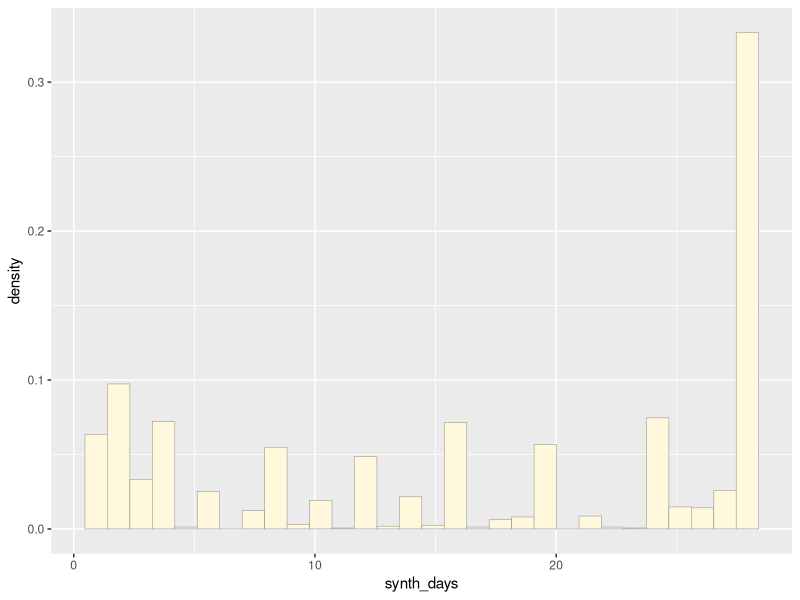
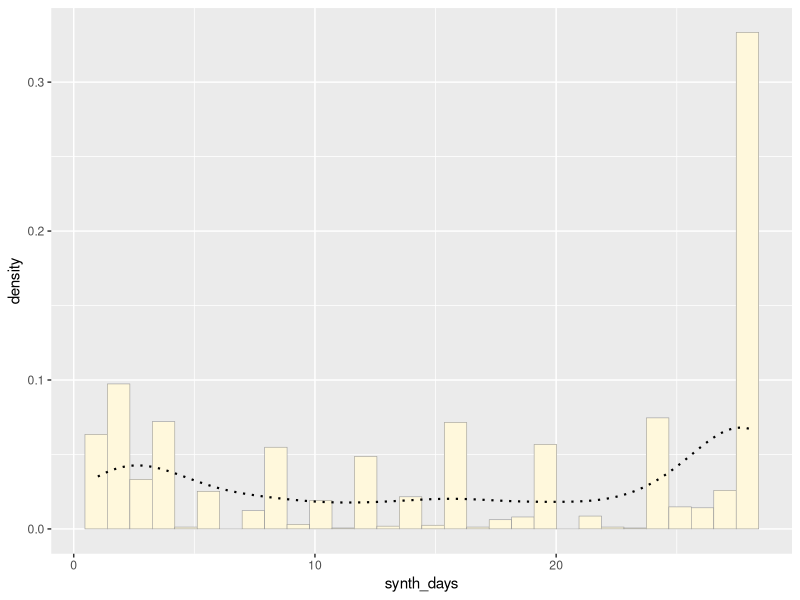
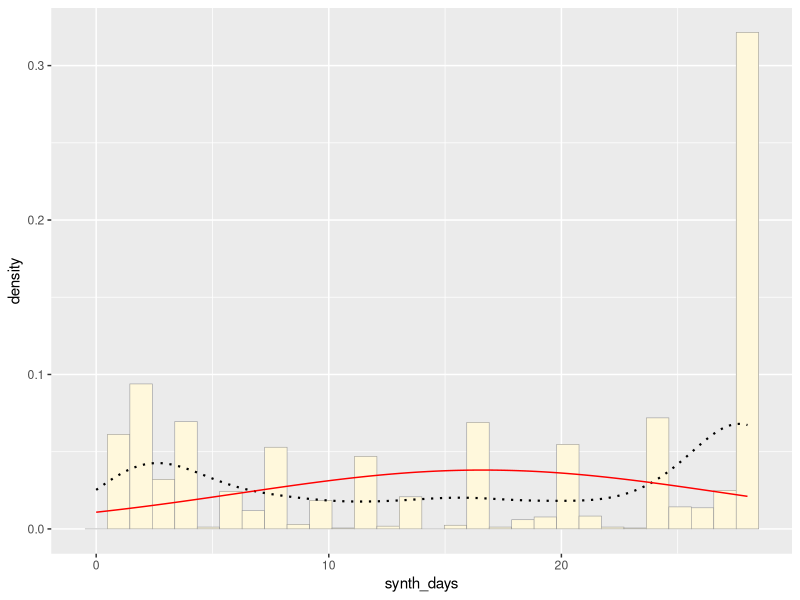
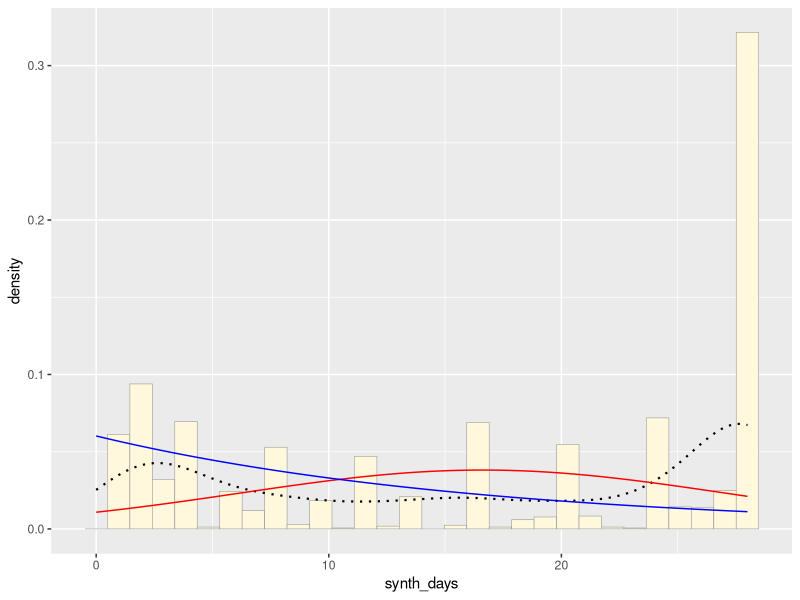
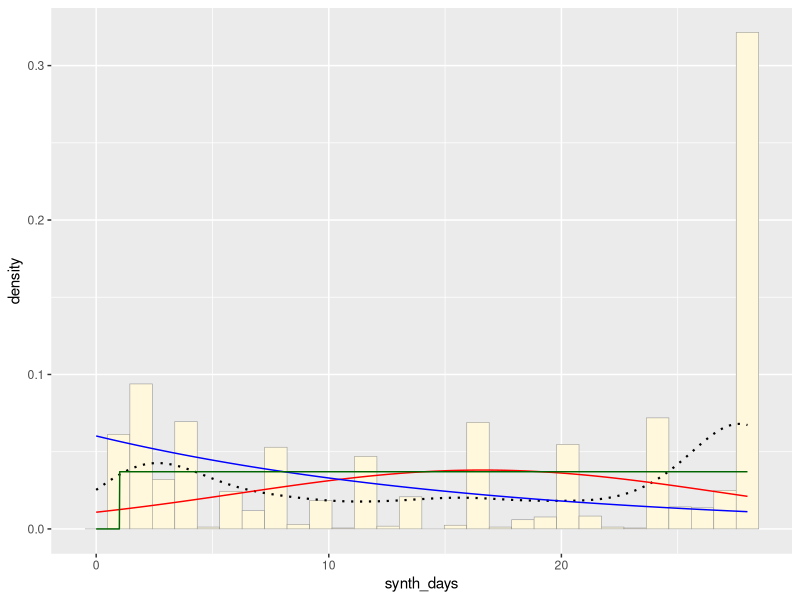
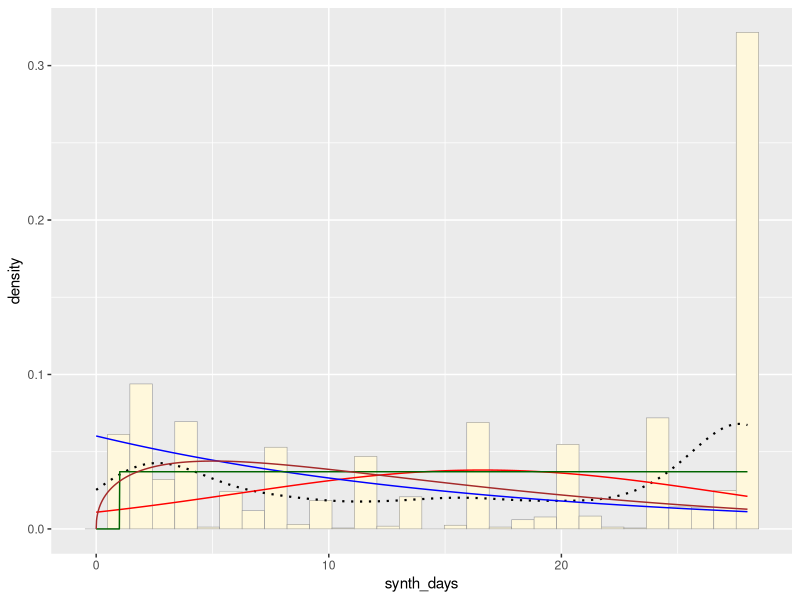
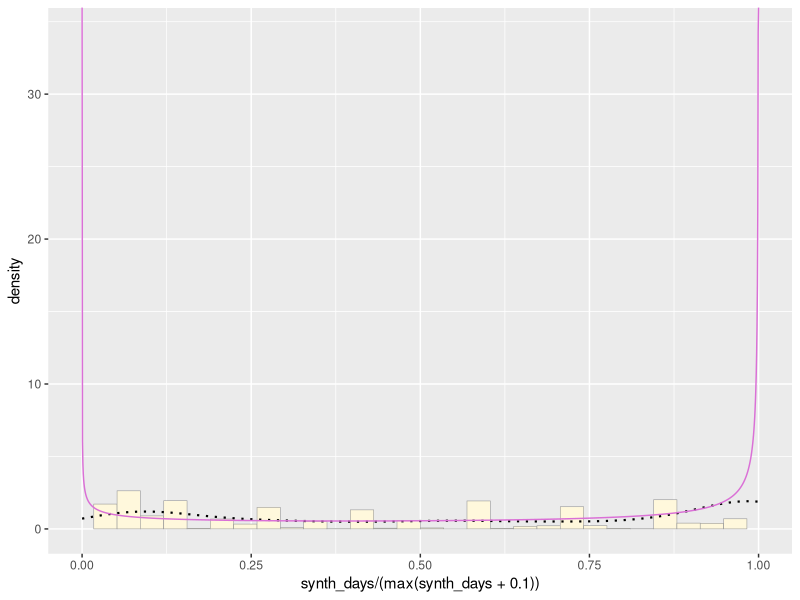
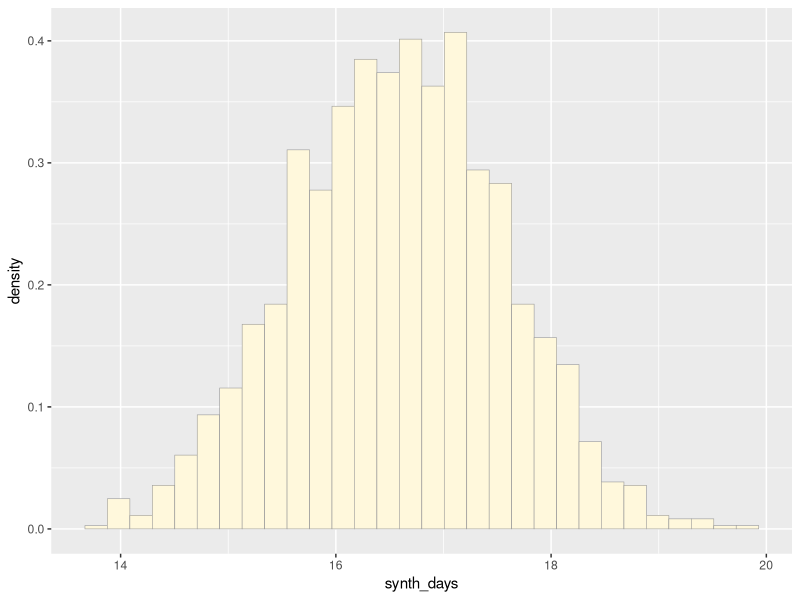

These charts were generated, in order, by the following R code:
## ---- chunk 1
knitr::opts_chunk$set(echo = TRUE)
## ---- chunk 2

z <- read.table("synthetic_cannabis_use.csv",header=TRUE,sep=",")
z <- subset(z, synth_days != 0)
str(z)
summary(z)

## ---- chunk 3

library(ggplot2) # for graphics
library(MASS) # for maximum likelihood estimation
library(dplyr)

## ---- chunk 4

# quick and dirty, a truncated normal distribution to work on the solution set

# z <- rnorm(n=3000,mean=0.2)
# z <- data.frame(1:3000,z)
# names(z) <- list("ID","synth_days")
# z <- z[z$synth_days>0,]
# str(z)
# summary(z$synth_days)

## ---- chunk 5

p1 <- ggplot(data=z, 
             aes(x=synth_days, y=after_stat(density))) +
  geom_histogram(color="grey60",fill="cornsilk",linewidth=0.2) 
print(p1)

## ---- chunk 6

p1 <-  p1 +  geom_density(linetype="dotted",size=0.75)
print(p1)

## ---- chunk 7

normPars <- fitdistr(z$synth_days,"normal")
print(normPars)
str(normPars)
normPars$estimate["mean"] # note structure of getting a named attribute

## ---- chunk 8

meanML <- normPars$estimate["mean"]
sdML <- normPars$estimate["sd"]

xval <- seq(0,max(z$synth_days),len=length(z$synth_days))
des_xval <- seq(max(z$synth_days), 0 ,len=length(z$synth_days))

 stat <- stat_function(aes(x = xval, y = ..y..), fun = dnorm, colour="red", n = length(z$synth_days), args = list(mean = meanML, sd = sdML))
 p1 + stat

## ---- chunk 9

expoPars <- fitdistr(z$synth_days,"exponential")
rateML <- expoPars$estimate["rate"]

stat2 <- stat_function(aes(x = xval, y = ..y..), fun = dexp, colour="blue", n = length(z$synth_days), args = list(rate=rateML))
 p1 + stat + stat2

# p_temp <- ggplot(data=z, 
#             aes(x= arrange(xval, desc(z$synth_days)), y=after_stat(density)))
# print(p_temp) 
  
# stat2_des <- stat_function(aes(x = des_xval, y = ..y..), fun = dexp, colour="blue", n = length(z$synth_days), args = list(rate=rateML))
# p_temp + stat2_des

# arrange(xval, desc(z$synth_days))
        
## ---- chunk 10

stat3 <- stat_function(aes(x = xval, y = ..y..), fun = dunif, colour="darkgreen", n = length(z$synth_days), args = list(min=min(z$synth_days), max=max(z$synth_days)))
 p1 + stat + stat2 + stat3

## ---- chunk 11

gammaPars <- fitdistr(z$synth_days,"gamma")

str(z)
shapeML <- gammaPars$estimate["shape"]
rateML <- gammaPars$estimate["rate"]

stat4 <- stat_function(aes(x = xval, y = ..y..), fun = dgamma, colour="brown", n = length(z$synth_days), args = list(shape=shapeML, rate=rateML))
 p1 + stat + stat2 + stat3 + stat4

## ---- chunk 12

pSpecial <- ggplot(data=z, aes(x=synth_days/(max(synth_days + 0.1)), y=..density..)) +
  geom_histogram(color="grey60",fill="cornsilk",size=0.2) + 
  xlim(c(0,1)) +
  geom_density(size=0.75,linetype="dotted")

betaPars <- fitdistr(x=z$synth_days/max(z$synth_days + 0.1),start=list(shape1=1,shape2=2),"beta")
shape1ML <- betaPars$estimate["shape1"]
shape2ML <- betaPars$estimate["shape2"]

statSpecial <- stat_function(aes(x = xval, y = ..y..), fun = dbeta, colour="orchid", n = length(z$synth_days), args = list(shape1=shape1ML,shape2=shape2ML))
pSpecial + statSpecial

## ---- chunk 13
# Starting with Normal Simulated Data, using the mean from normPars from original data
norm_data <- rnorm(n=1743,mean=normPars$estimate["mean"])
norm_data <- data.frame(1:1743,norm_data)
names(norm_data) <- list("ID","synth_days")
norm_data <- norm_data[norm_data$synth_days>0,]
str(norm_data)
summary(norm_data$synth_days)

# Gettting new maximum likelihood parameters for new data set
normPars2 <- fitdistr(norm_data$synth_days,"normal")
print(normPars2)
str(normPars2)
normPars2$estimate["mean"]

# Graphing normal distribution
p2 <- ggplot(data=norm_data, 
             aes(x=synth_days, y=after_stat(density))) +
  geom_histogram(color="grey60",fill="cornsilk",linewidth=0.2) 
print(p2)

meanML <- normPars2$estimate["mean"]
sdML <- normPars2$estimate["sd"]

xval <- seq(0,max(norm_data$synth_days),len=length(norm_data$synth_days))

 stat_1 <- stat_function(aes(x = xval, y = ..y..), fun = dnorm, colour="red", n = length(norm_data$synth_days), args = list(mean = meanML, sd = sdML))
 p2 + stat_1
 p1 + stat

## ---- chunk 14
# Exp Simulated Data, using the rate from expoPars from original data
exp_data <- rexp(n=1743,rate=expoPars$estimate["rate"])
exp_data <- data.frame(1:1743,exp_data)
names(exp_data) <- list("ID","synth_days")
exp_data <- exp_data[exp_data$synth_days>0,]
str(exp_data)
summary(exp_data$synth_days)

# Gettting new maximum likelihood parameters for new data set

p3 <- ggplot(data=exp_data, 
             aes(x=synth_days, y=after_stat(density))) +
  geom_histogram(color="grey60",fill="cornsilk",linewidth=0.2) 
print(p3)

expoPars2 <- fitdistr(exp_data$synth_days,"exponential")
rateML2 <- expoPars2$estimate["rate"]

stat_2 <- stat_function(aes(x = xval, y = ..y..), fun = dexp, colour="blue", n = length(z$synth_days), args = list(rate=rateML2))
 p3 + stat_2

 p1 + stat2


